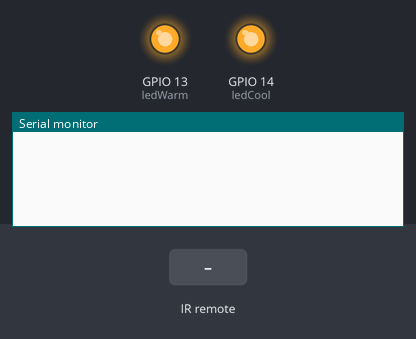
A sketch run on a simulated ESP8266 (NodeMCU). Shown: output pins drawn as LEDs (lit = HIGH), the last lines printed to the serial monitor. Inputs (shaded band) come from the test bench. WiFi joins after 1.5 s; servers stay silent unless stated.

Above: at 3.0 s.
3.1 s: infrared code 0xFD12ED received
At 3.4 s:
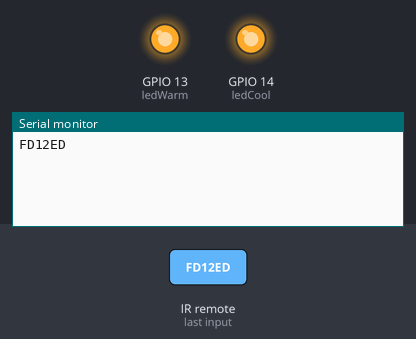
4.6 s: infrared code 0xFD926D received
At 5.8 s:
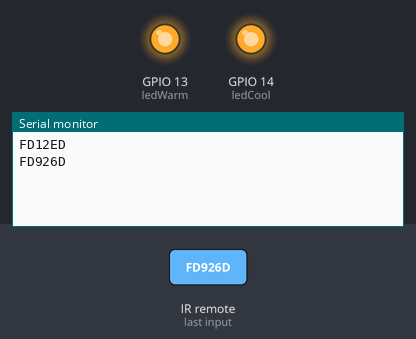
6.1 s: infrared code 0xFD52AD received
At 6.9 s:
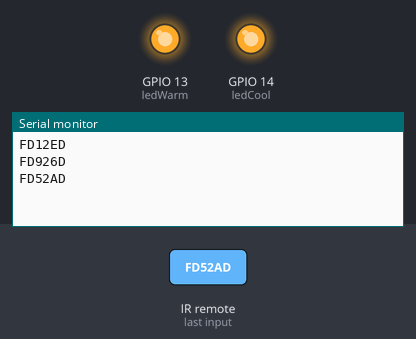

Measured:
- after the input at 3.1 s, the serial monitor: prints a new line at once (image 1)
- after the input at 4.6 s, the serial monitor: prints a new line at once (image 2)
- after the input at 6.1 s, the serial monitor: prints a new line at once (image 3)

The sketch:

Lamp_v2.0.ino
```cpp
// (licence header left out)
/* Comment this out to disable prints and save space */
#define BLYNK_PRINT Serial

#include <ESP8266WiFi.h>
#include <BlynkSimpleEsp8266.h>

#ifndef UNIT_TEST
#include <Arduino.h>
#endif
#include <IRremoteESP8266.h>
#include <IRrecv.h>
#include <IRutils.h>

// You should get Auth Token in the Blynk App.
// Go to the Project Settings (nut icon).
char auth[] = "************************************";
int pwm[]={1023,1021,1019,1015,1007,991,959,895,767,639,511,383,255,127,0};

// Set your LED and physical button pins here
const int ledWarm = 13;
const int ledCool = 14;

// An IR detector/demodulator is connected to GPIO pin 14(D5 on a NodeMCU
// board).
uint16_t RECV_PIN = 5;
IRrecv irrecv(RECV_PIN);
decode_results results;

int data;

// Your WiFi credentials.
// Set password to "" for open networks.
char ssid[] = "*******";
char pass[] = "*******";

void IR_button();


int warm = 0;
int cool = 0;

// Every time we connect to the cloud...
BLYNK_CONNECTED() {
  // Request the latest state from the server
  Blynk.syncVirtual(V1);
  Blynk.syncVirtual(V2);
}

BLYNK_WRITE(V1) {//variable for warm brighness
  warm = param.asInt();
  analogWrite(ledWarm, pwm[warm]);
}

BLYNK_WRITE(V2) {//variable for cool brighness
  cool = param.asInt();
  analogWrite(ledCool, pwm[cool]);
}

void IR_button()
{
  if (irrecv.decode(&results)) {
    data = results.value;
    Serial.println(data,HEX);
    irrecv.resume();  // Receive the next value
    if (data==0xFD12ED)//UP
    {
      // Increase bright
      if (warm >= 14)
      {
        warm=14;
      }
      else
      {
        warm++;
      }
      analogWrite(ledWarm, pwm[warm]);

      // Update variable
      Blynk.virtualWrite(V1, warm);
    }

    if (data==0xFD926D)//DOWN
    {
      // Decrease bright
      if (warm <= 0)
      {
        warm=0;
      }
      else
      {
        warm--;
      }
      analogWrite(ledWarm, pwm[warm]);

      // Update variable
      Blynk.virtualWrite(V1, warm);
    }

    if (data==0xFD52AD)//V+
    {
      // Increase bright
      if (cool >= 14)
      {
        cool=14;
      }
      else
      {
        cool++;
      }
      analogWrite(ledCool, pwm[cool]);

      // Update variable
      Blynk.virtualWrite(V2, cool);
    }

    if (data==0xFDD22D)//V-
    {
      // Decrease bright
      if (cool <= 0)
      {
        cool=0;
      }
      else
      {
        cool--;
      }
      analogWrite(ledCool, pwm[cool]);

      // Update variable
      Blynk.virtualWrite(V2, cool);
    }
  }
}

void setup()
{
  // Debug console
  Serial.begin(115200);
  irrecv.enableIRIn();  // Start the receiver

  Blynk.begin(auth, ssid, pass);
  // You can also specify server:
  //Blynk.begin(auth, ssid, pass, "blynk-cloud.com", 80);
  //Blynk.begin(auth, ssid, pass, IPAddress(192,168,1,100), 8080);

  pinMode(ledWarm, OUTPUT);
  pinMode(ledCool, OUTPUT);
  analogWrite(ledWarm, pwm[warm]);
  analogWrite(ledCool, pwm[cool]);
}

void loop()
{
  Blynk.run();
  IR_button();
}
```
